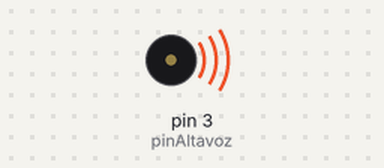
Bench run of a sketch on a simulated Arduino Uno, built with avr-gcc and run on an emulated ATmega328P. Parts: buzzer (waves = sounding).

Above: at 0.7 s.
Timing chart, 0 to 4.6 s (numbered marks = the images above):
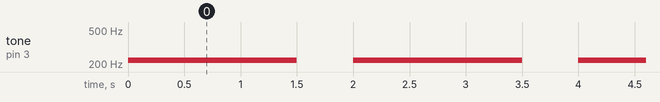

Measured:
- by itself, tone on pin 3 (pinAltavoz): alternates 220 Hz for 1.5 s and silent for 0.50 s

The sketch:

altavoz.ino
```cpp
int pinAltavoz = 3;
int nota = 220;
void setup() {
  // put your setup code here, to run once:

}

void loop() {
  tone(pinAltavoz, nota);
  delay(1500);
  noTone(pinAltavoz);
  delay(500);
}
```
